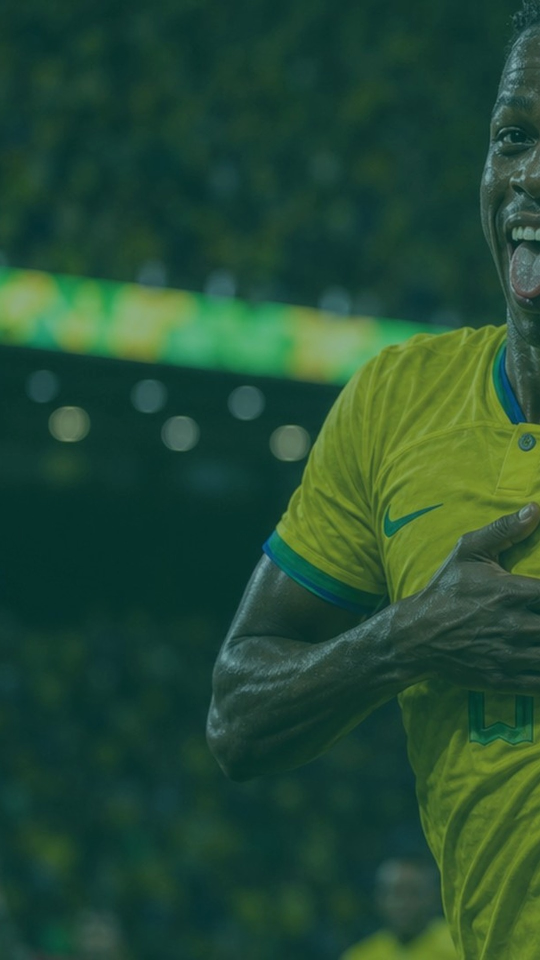
#> input picture site/media/moments/amb-3c4168b27c-port.jpg, 1080 x 1920 px (shown at 1/2 size)
$ python -i rebuild-desktop-moments.py   (imports and definitions only)
#> lines starting #> are read from the running program, lines starting #| are printed output that depends on the picture
#!/usr/bin/env python3
"""Build native desktop cinematic 16:9 images (not center-crops) + wire data."""
import json
import hashlib
from pathlib import Path
from datetime import datetime, timezone
from PIL import Image, ImageEnhance, ImageFilter, ImageDraw

ROOT = Path("/Users/liuchao/worldcup-site/site")
OUT = ROOT / "media/moments"
ASSETS = Path("/Users/liuchao/.cursor/projects/Users-liuchao/assets")
# [1 line not run here, left out]

# Dedicated native landscape cinematics -> assign to titles
CINE_MAP = {
    ("西班牙", "亚马尔之夜"): "cine-spain-yamal-wide.png",
    ("西班牙", "佩德里掌控"): "cine-spain-pedri-wide.png",
    ("西班牙", "尼科·威廉姆斯"): "cine-spain-nico-wide.png",
    ("西班牙", "通道尽头"): "cine-spain-tunnel-wide.png",
    ("西班牙", "赤色宣言"): "cine-spain-yamal-wide.png",
    ("西班牙", "雨夜破晓"): "cine-spain-pedri-wide.png",
    ("西班牙", "日暮门神"): "cine-spain-tunnel-wide.png",
    ("西班牙", "相拥成碑"): "cine-spain-nico-wide.png",
    ("西班牙", "红黄雾境"): "cine-spain-tunnel-wide.png",
    ("阿根廷", "雨中成团"): "cine-argentina-huddle-wide.png",
    ("阿根廷", "天青礼花"): "cine-argentina-huddle-wide.png",
    ("阿根廷", "梅西队长"): "cine-argentina-captain-wide.png",
    ("阿根廷", "蓝白条纹"): "cine-argentina-captain-wide.png",
    ("阿根廷", "臂章遗落"): "cine-argentina-captain-wide.png",
    ("阿根廷", "条纹呼吸"): "cine-argentina-huddle-wide.png",
    ("阿根廷", "恩佐·费尔南德斯"): "cine-argentina-huddle-wide.png",
    ("法国", "疾风蓝影"): "cine-france-sprint-wide.png",
    ("法国", "姆巴佩冲刺"): "cine-france-sprint-wide.png",
    ("法国", "门线闪电"): "cine-france-sprint-wide.png",
    ("法国", "赛前露珠"): "cine-france-sprint-wide.png",
    ("法国", "格列兹曼回望"): "cine-france-sprint-wide.png",
    ("英格兰", "白衣仰光"): "cine-england-raise-wide.png",
    ("英格兰", "隧道心跳"): "cine-england-raise-wide.png",
    ("英格兰", "贝林厄姆"): "cine-england-raise-wide.png",
    ("英格兰", "萨卡突破"): "cine-england-raise-wide.png",
    ("英格兰", "凯恩领军"): "cine-england-raise-wide.png",
    ("挪威", "峡湾怒吼"): "cine-norway-myth-wide.png",
    ("挪威", "红影神话"): "cine-norway-myth-wide.png",
    ("挪威", "哈兰德压迫"): "cine-norway-myth-wide.png",
    ("巴西", "金黄落幕"): "cine-brazil-kneel-wide.png",
    ("巴西", "维尼修斯"): "cine-brazil-kneel-wide.png",
    ("巴西", "内马尔旧影"): "cine-brazil-kneel-wide.png",
    ("葡萄牙", "红衣升空"): "cine-portugal-leap-wide.png",
    ("葡萄牙", "C罗远征"): "cine-portugal-leap-wide.png",
    ("葡萄牙", "B费调度"): "cine-portugal-leap-wide.png",
    ("摩洛哥", "北非狂想"): "cine-morocco-wide.png",
    ("摩洛哥", "哈基米"): "cine-morocco-wide.png",
}


# [12 lines left out: function export_cine, not called in this run]


def make_desktop_poster(src: Path, dst: Path):
    """Different desktop image: blurred 16:9 ambience + full uncropped portrait panel."""
#> called with dst = 'out.png'
    src_im = Image.open(src).convert("RGB")
#> src_im is the input picture: PIL image 1080x1920 RGB; mean R, G, B 36.4, 75.2, 52.3
    W, H = 1920, 1080

    # background: cover-fill + heavy blur + darken
    bg = src_im.copy()
    scale = max(W / bg.width, H / bg.height)
    nw, nh = int(bg.width * scale + 0.5), int(bg.height * scale + 0.5)
    bg = bg.resize((nw, nh), Image.Resampling.LANCZOS)
    bg = bg.crop(((nw - W) // 2, (nh - H) // 2, (nw - W) // 2 + W, (nh - H) // 2 + H))
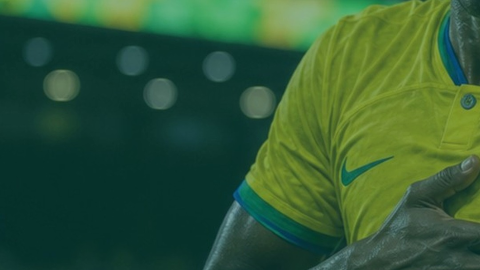
#> bg: PIL image 1920x1080 RGB (shown at 1/4 size); mean R, G, B 49.4, 88.6, 53.7
    bg = bg.filter(ImageFilter.GaussianBlur(36))
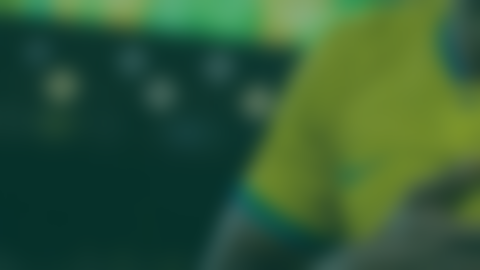
#> bg: PIL image 1920x1080 RGB (shown at 1/4 size); mean R, G, B 49.4, 88.6, 53.7
    bg = ImageEnhance.Brightness(bg).enhance(0.42)
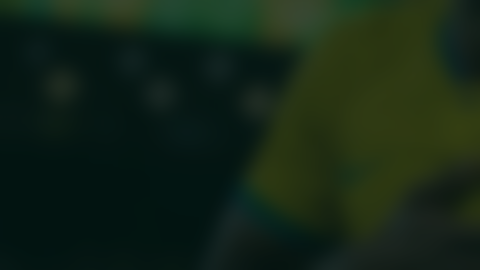
#> bg: PIL image 1920x1080 RGB (shown at 1/4 size); mean R, G, B 20.3, 36.7, 22.1
    bg = ImageEnhance.Color(bg).enhance(0.85)

    # foreground portrait: fit full height, keep full head-to-toe / full face
    panel_h = int(H * 0.92)
    panel_w = int(src_im.width * (panel_h / src_im.height))
    # limit width so it feels cinematic panel (~38% of frame)
    max_w = int(W * 0.42)
    if panel_w > max_w:
        panel_w = max_w
        panel_h = int(src_im.height * (panel_w / src_im.width))
    fg = src_im.resize((panel_w, panel_h), Image.Resampling.LANCZOS)
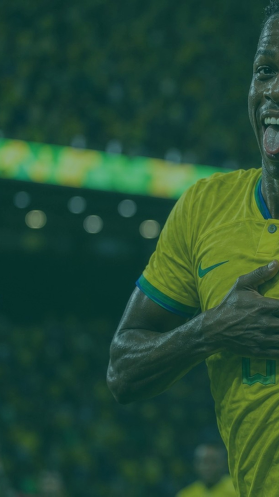
#> fg: PIL image 558x993 RGB (shown at 1/2 size); mean R, G, B 36.4, 75.2, 52.3
    fg = ImageEnhance.Contrast(fg).enhance(1.08)
    fg = ImageEnhance.Sharpness(fg).enhance(1.12)

    canvas = bg.copy()
    # slight left offset for storytelling
    x = int(W * 0.10)
    y = (H - panel_h) // 2
    # soft shadow plate
    shadow = Image.new("RGBA", (panel_w + 40, panel_h + 40), (0, 0, 0, 0))
#> shadow: PIL image 598x1033 RGBA; every value is 0
    sd = ImageDraw.Draw(shadow)
    sd.rounded_rectangle([0, 0, panel_w + 39, panel_h + 39], radius=18, fill=(0, 0, 0, 120))
    shadow = shadow.filter(ImageFilter.GaussianBlur(18))
    canvas_rgba = canvas.convert("RGBA")
    canvas_rgba.alpha_composite(shadow, (x - 12, y - 8))
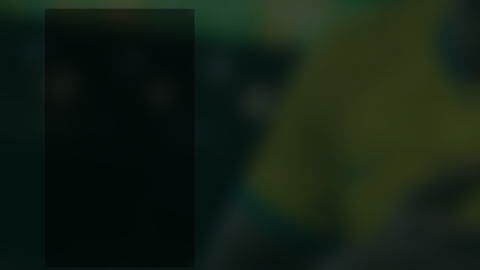
#> canvas_rgba: PIL image 1920x1080 RGBA (shown at 1/4 size); mean R, G, B, A 19.9, 31.9, 20, 255
    canvas_rgba.paste(fg, (x, y))
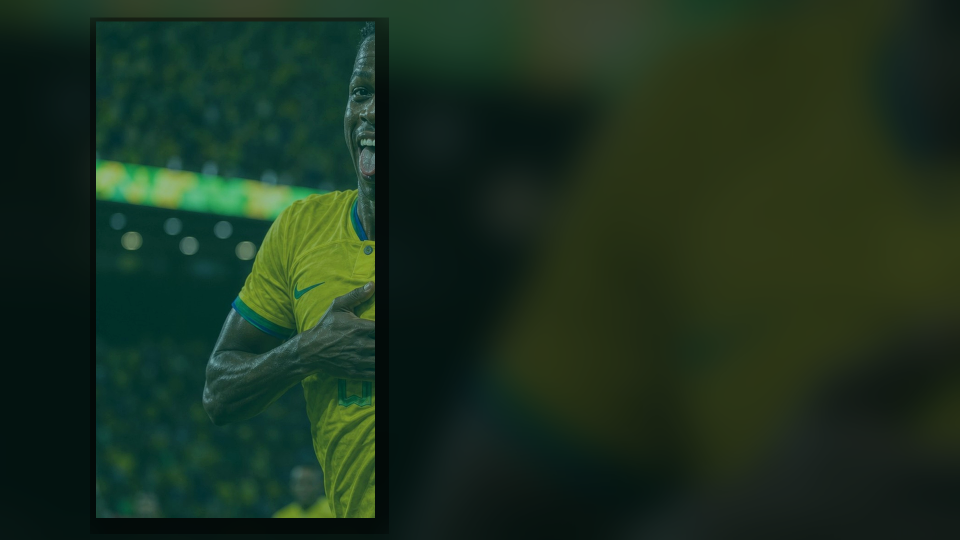
#> canvas_rgba: PIL image 1920x1080 RGBA (shown at 1/2 size); mean R, G, B, A 27.7, 48.6, 30.8, 255
    # thin gold edge
    edge = ImageDraw.Draw(canvas_rgba)
    edge.rectangle([x - 2, y - 2, x + panel_w + 1, y + panel_h + 1], outline=(212, 175, 55, 160), width=2)
    out = canvas_rgba.convert("RGB")
    out.save(dst, "JPEG", quality=92, optimize=True, progressive=True)


# [60 lines left out: function main, not called in this run]


# [2 lines not run here, left out]

>>> result = make_desktop_poster('../site/media/moments/amb-3c4168b27c-port.jpg', 'out.png')
